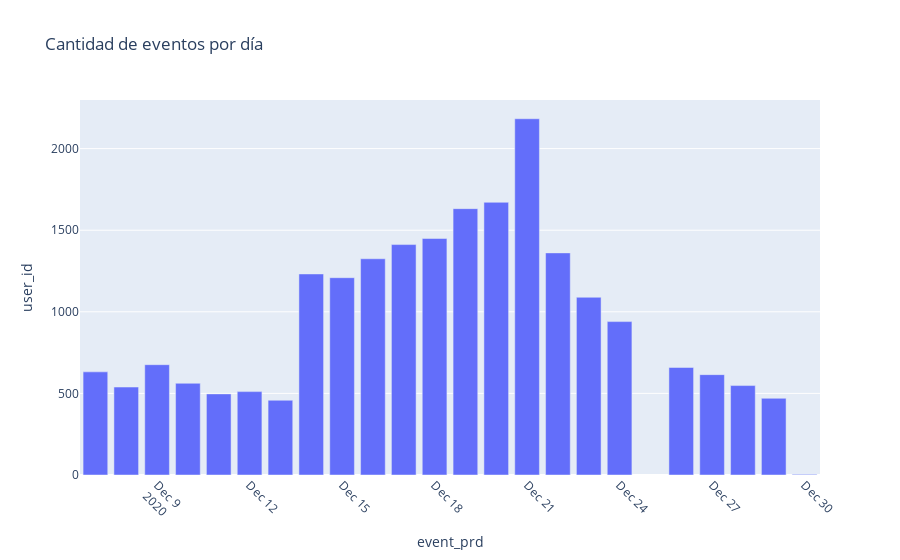

The notebook cell this image was saved under:
### Code cell
fig = px.bar(data_dt, x='event_prd', y='user_id', title='Cantidad de eventos por día')
fig.update_xaxes(tickangle=45)
fig.show()

### Figure 1 — Plotly figure (JSON) as saved in the notebook; plotly's stock layout.template omitted (floating-point values rounded to 4 significant figures)
{"data": [{"alignmentgroup": "True", "hovertemplate": "event_prd=%{x}<br>user_id=%{y}<extra></extra>", "legendgroup": "", "marker": {"color": "#636efa", "pattern": {"shape": ""}}, "name": "", "offsetgroup": "", "orientation": "v", "showlegend": false, "textposition": "auto", "type": "bar", "x": ["2020-12-07", "2020-12-08", "2020-12-09", "2020-12-10", "2020-12-11", "2020-12-12", "2020-12-13", "2020-12-14", "2020-12-15", "2020-12-16", "2020-12-17", "2020-12-18", "2020-12-19", "2020-12-20", "2020-12-21", "2020-12-22", "2020-12-23", "2020-12-24", "2020-12-26", "2020-12-27", "2020-12-28", "2020-12-29", "2020-12-30"], "xaxis": "x", "y": [632, 539, 676, 562, 497, 511, 458, 1232, 1209, 1325, 1412, 1449, 1632, 1671, 2183, 1361, 1089, 940, 659, 615, 548, 470, 4], "yaxis": "y"}], "layout": {"barmode": "relative", "legend": {"tracegroupgap": 0}, "title": {"text": "Cantidad de eventos por día"}, "xaxis": {"anchor": "y", "domain": [0, 1], "tickangle": 45, "title": {"text": "event_prd"}}, "yaxis": {"anchor": "x", "domain": [0, 1], "title": {"text": "user_id"}}}}
